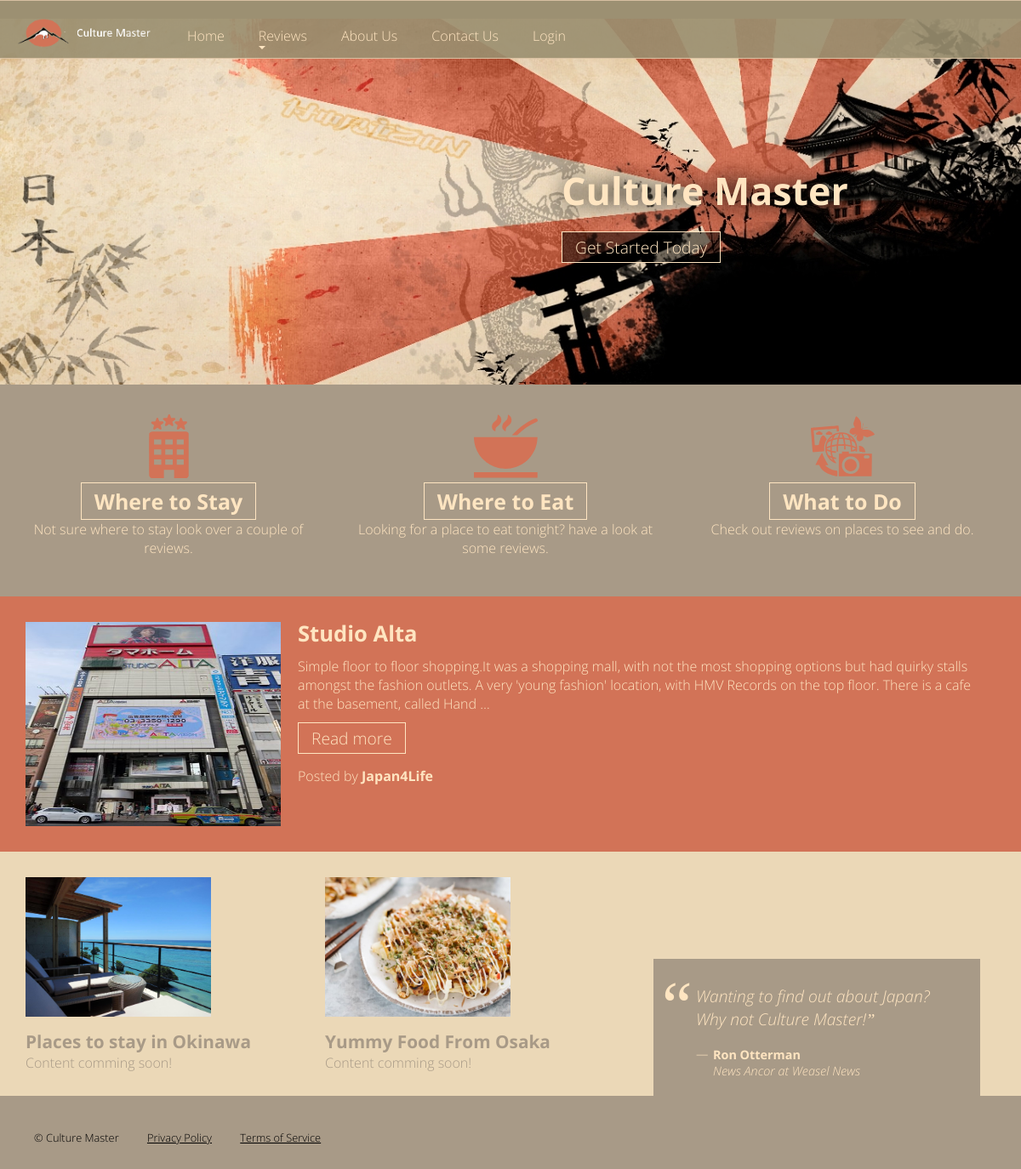
/home/, run on the app's committed database.
### home/models.py (models this page shows, shortened)
class Review(models.Model):
    TYPE_CHOICES = (
        ('Food', 'Food'),
        ('Activities', 'Activities'),
        ('Accommodation', 'Accommodation')
    )
    title = models.CharField(max_length=50)
    type = models.CharField(choices=TYPE_CHOICES, max_length=30, default=2)
    content = models.CharField(max_length=4096)
    poster = models.ForeignKey(
        settings.AUTH_USER_MODEL, on_delete=models.SET_NULL, null=True)
    posted = models.CharField(max_length=16, default=timezone.now().date())
    image = models.ImageField(upload_to='review_Images/')
    readonly_fields = ('posted', 'poster')

### home/views.py (the view)
# urls.py: path('', RedirectView.as_view(url='/home/', permanent=True)),
def home(request):
    queryset1 = Review.objects.order_by('-posted')[:1]
    meta = {
        'title': 'Home',
        'companyName': companyName,
        'review_list': queryset1,
        'description': companyName + ' home page where you can see a quick rundown of the page and its features'
    }
    return render(request, 'home/home.html', meta)

### home/templates/home/home.html
{% extends "base.html" %}
{% load static %}
{% block content %}
    <section class="main">
        <aside>
            <div class="content accommodation">
                <h3><a class="btn" href="{% url 'reviews_list_accommodation' %}">Where to Stay</a></h3>
                <p>Not sure where to stay look over a couple of reviews.</p>
            </div>
        </aside>
        <aside>
            <div class="content food">
                <h3><a class="btn" href="{% url 'reviews_list_food' %}">Where to Eat</a></h3>
                <p>Looking for a place to eat tonight? have a look at some reviews.</p>
            </div>
        </aside>
        <aside>
            <div class="content activities">
                <h3><a class="btn" href="{% url 'reviews_list_activities' %}">What to Do</a></h3>
                <p>Check out reviews on places to see and do.</p>
            </div>
        </aside>
    </section>
    <section class="recentReviewClass">
        <article>
            {% if review_list %}
                {% for i in review_list %}
                    <img class="imageNew" id="reviewImage" src="{{ i.image.url }}">
                    <h2>{{ i.title|capfirst }}</h2>
                    <p>{{ i.content|truncatechars:255 }}</p>
                    <a class="btn" title="Launching" href="{% url 'review_detail' i.id %}">Read more</a>
                    <p class="poster">Posted by <strong>{{ i.poster }}</strong></p>
                {% endfor %}
            {% else %}
                <p>There are no reviews to display.</p>
            {% endif %}
        </article>
    </section>
    <section class="Phase">
        <aside>
            <div class="content">
                <img class="imgg" alt="Phase 2" src="{% static 'images/Okinawa_Place_to_Stay.png' %}"/>
                <h4>Places to stay in Okinawa</h4>
                <p>Content comming soon!</p>
            </div>
        </aside>
        <aside>
            <div class="content">
                <img class="imgg" alt="Phase 3" src="{% static 'images/Yummy_Food_From_Osaka.png' %}">
                <h4>Yummy Food From Osaka</h4>
                <p>Content comming soon!</p>
            </div>
        </aside>
        <blockquote>
            <p class="quote">Wanting to find out about Japan? Why not {{ companyName }}!</p>
            <p class="credit"><strong>Ron Otterman</strong><br><em>News Ancor at Weasel News</em></p>
        </blockquote>
    </section>
{% endblock %}

### static/css/css.css (style rules this page uses)
body, input, textarea { font-family: 'Open Sans', sans-serif; font-size: 16px; font-weight: 300; color: #ffe5c1; margin: 0; padding: 0; }
html { background-color: #A89A87 }
h2 { margin: 0 0 .5em 0; font-size: 1.6em; font-weight: 700; line-height: 1.1em; }
h3 { margin: 0 0 .5em 0; font-size: 1.3em; font-weight: 700; }
h4 { margin: 0 0 1.5em 0; font-size: 1.3em; font-weight: 700; }
p { margin: 0 0 1em 0; }
a { color: #ffe5c1; }
.btn, #titleButton, #id_image { font-family: 'Open Sans', sans-serif; font-size: 1.2em; text-decoration: none; color: #ffe5c1; border: 1px solid #ffe5c1; padding: 4px 15px; transition: background-color .5s; background-color: #000000; background-color: rgba(0, 0, 0, 0); }
#reviewImage { max-width: 100%; }
section { padding: 0 30px; }
section::after { content: ''; display: block; clear: both; }
section.main { margin-top: 20px; margin-bottom: 30px; padding: 0; }
section.main aside { width: 33%; float: left; text-align: center; }
section.main .content { margin: 15px; background: no-repeat center top; background-size: 75px 75px; padding-top: 85px; }
section.main aside h3 a { color: #ffe5c1; text-decoration: none; }
section.main aside h3 { margin-bottom: 5px; }
section.main aside .content.activities { background-image: url(../images/icon_star.svg); }
section.main aside .content.food { background-image: url(../images/icon_marker.svg); }
section.main aside .content.accommodation { background-image: url(../images/icon_gear.svg); }
section.recentReviewClass, section.about { background-color: #D27357; padding-top: 30px; padding-bottom: 30px; color: #ffe5c1 }
.imageNew { float: left; padding-right: 20px; height: 240px; width: 300px; }
.poster { padding-top: 20px; }
section.recentReviewClass article { padding: 0 20px 0 0; min-height: 220px }
section.Phase { background-color: #EBD8B7; position: relative; color: #A89A87; }
section.Phase aside { width: 30%; float: left; margin-right: 10px; }
section.Phase aside .content { padding: 30px 30px 20px 0; }
section.Phase aside .content .imgg { display: block; margin-bottom: 15px; width: 70%; }
section.Phase aside .content h4 { margin-bottom: 0; }
section.Phase aside .content p { margin-bottom: 0.5em; }
section.Phase blockquote { margin: 0; width: 32%; color: #ffe5c1; background-color: #A89A87; position: absolute; bottom: 0; right: 4%; }
section.Phase blockquote p { margin: 30px 30px 20px 50px; }
section.Phase blockquote p.quote { font-style: italic; font-size: 1.2em; }
section.Phase blockquote p.credit { color: #ffe5c1; font-size: 0.9em; margin-top: 0; padding-left: 20px; line-height: 1.3em; position: relative; }
section.Phase blockquote::before { content: '\201c'; color: #ffe5c1; position: absolute; top: 10px; left: 10px; font-size: 5em; font-family: serif; }
section.Phase blockquote p.quote::after { content: '\201d'; font-family: serif; }
section.Phase blockquote p.credit::before { content: '\2014'; position: absolute; top: -1px; left: 0; }

### data on the page
Review: image (picture), title "Studio Alta", content "Simple floor to floor shopping.It was a shopping mall, with not the most shopping options but had quirky stalls amongst the fashion outlets. A very 'young fashion' location, with HMV Records on the top floor. There is a cafe at the basement, called Hand …", poster "Japan4Life"

### other printed values
{{ companyName }} "Culture Master"
